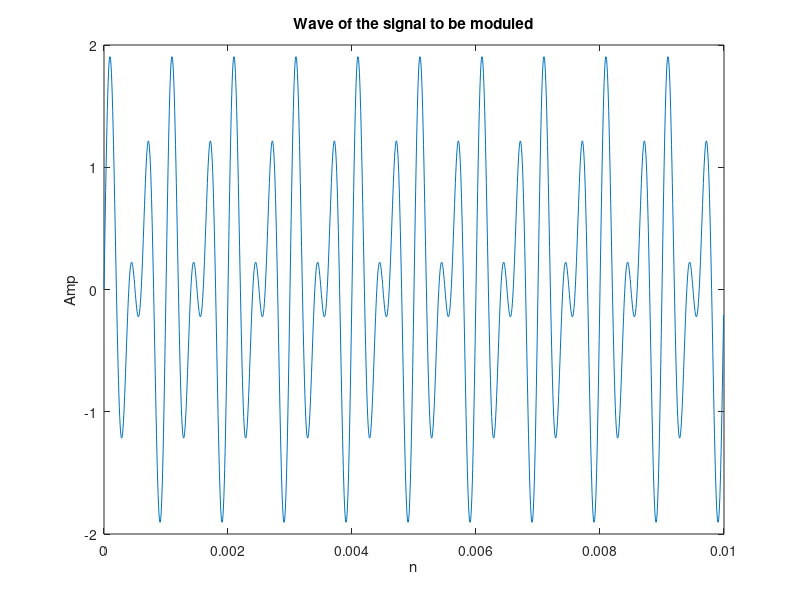
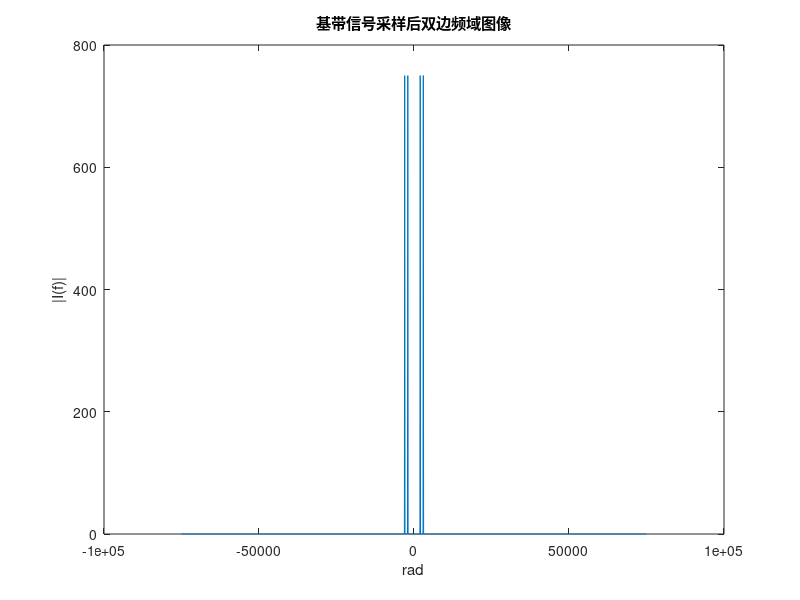
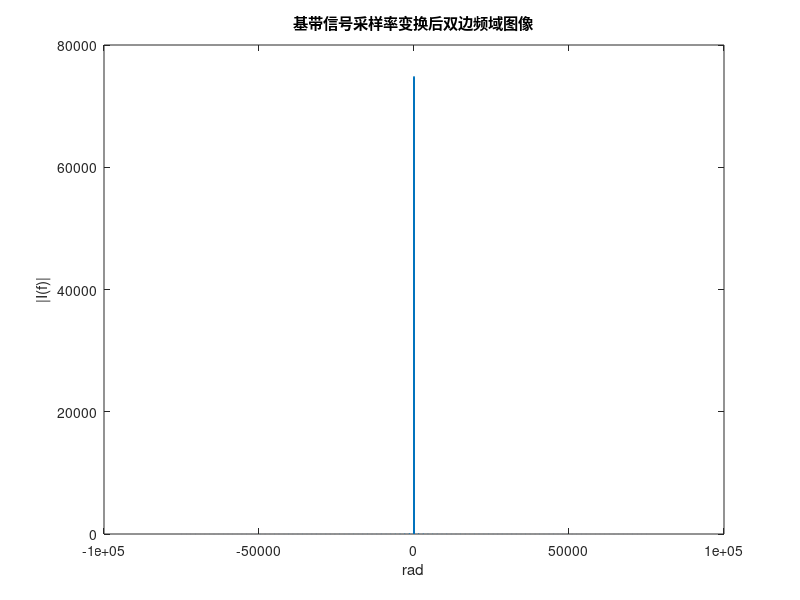
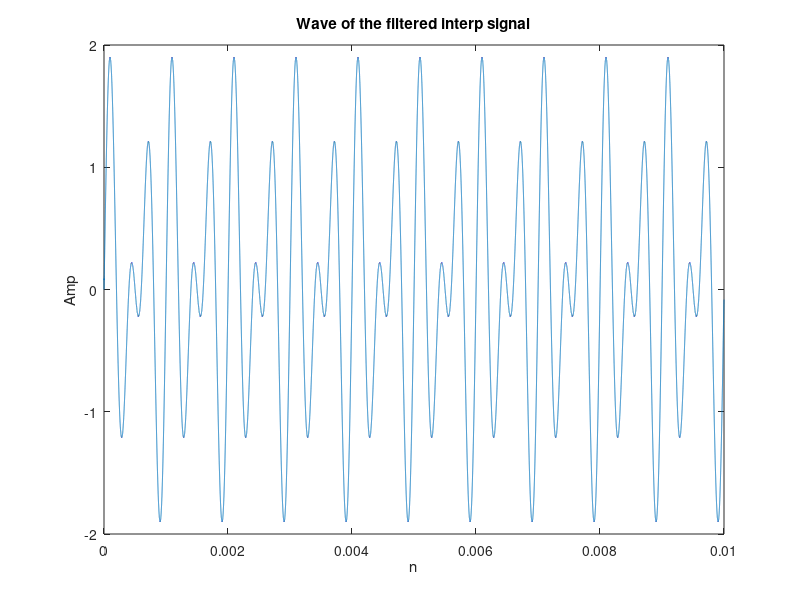

MATLAB code for these plots, in order: (Note: this script raises an error after producing the figures.)
%%This is the code of SDR course design project
%We create a digital transmiter and receiver based on DSB Module
%%
%Init parameter setting
clear all
clc
fs1=150e3;%we set the sampling rate of the f to 150kHz
t1=0:1/fs1:0.01-1/fs1;
fc=211011*4;
fs2=15e6;%we set the sampling rate of the carrier signal to 15MHz
t2=0:1/fs2:0.01-1/fs2;
load filteralpha.mat;
load filterbeta.mat;
load filtergamma.mat;
%%
f=sin(2*pi*2*10e2*t1)+sin(2*pi*3*10e2*t1);%the signal to be moduled
%f=filter(Num,1,f);%add a reshape filter
figure(1)
plot(t1,f);
title('Wave of the signal to be moduled');
xlabel("n");
ylabel("Amp");
N=length(f);
If=abs(fftshift(fft(f,N)));%fft
%fi=(-N/2:N/2-1)/N;%digital freq=analog freq*T
fi=(0:N-1)*fs1/N-fs1/2 ;
figure(2)
plot(fi,If);
title('基带信号采样后双边频域图像')
xlabel('rad');
ylabel('|I(f)|');
%%
%Interp
f=interp(f,fs2/fs1);
N=length(f);
If=abs(fftshift(fft(f,N)));%fft
%fi=(-N/2:N/2-1)/N;%digital freq=analog freq*T
fi=(0:N-1)*fs1/N-fs1/2 ;
figure(3)
plot(fi,If);
title('基带信号采样率变换后双边频域图像')
xlabel('rad');
ylabel('|I(f)|');
[b,a]=sos2tf(SOS,G);
f=filter(b,a,f);
figure(4)
plot(t2,f);
title('Wave of the filtered interp signal');
xlabel("n");
ylabel("Amp");
N=length(f);
If=abs(fftshift(fft(f,N)));%fft
%fi=(-N/2:N/2-1)/N;%digital freq=analog freq*T
fi=(0:N-1)*fs1/N-fs1/2 ;
figure(5)
plot(fi,If);
title('基带信号采样率变换后经由DLPF滤波后双边频域图像')
xlabel('rad');
ylabel('|I(f)|');
%%
%I side and Q side Modulation
I=f;%I sideroad
Q=0;% Q sideroad
%%
c=cos(2*pi*fc*t2);%Carrier Signal
figure(6)
plot(t2,c);
title('Wave of the carrier signal');
xlabel("n");
ylabel("Amp");
%%
%DSB Modulation
%to be continued
s=f.*c;
figure(7)
plot(t2/0.001,s,t2/0.001,f,"r-");
title('Wave of the moduled signal');
xlabel('n');
ylabel("Amp");
legend('Modulated Message Signal','Message Signal m(n)')
%%
%DA module
Tx=interp(s+Q,5);
%%
%drawing the spectum of the signal
N=length(Tx);
If=abs(fftshift(fft(Tx,N)));%fft
%fi=fs2*5*(-N/2:N/2-1)/N;%digital freq=analog freq*T
fi=(0:N-1)*fs2*5/N-fs2*5/2 ;
figure(8)
plot(fi,If);
title('发送信号双边频域图像')
xlabel('rad');
ylabel('|I(f)|');
%%
%Receiver part
ts3=0:1/(fs2*5):0.01-1/(fs2*5);
Rx=filter(Num1, 1, Tx);
N=length(Rx);
If=abs(fftshift(fft(Rx,N)));%fft
%fi=fs2*5*(-N/2:N/2-1)/N;%digital freq=analog freq*T
fi=(0:N-1)*fs2*5/N-fs2*5/2 ;
figure(9)
plot(fi,If);
title('发送信号双边频域图像')
xlabel('rad');
ylabel('|I(f)|');
%mix freq
Signal_mix=Rx.*cos(2*pi*386600*ts3);
N=length(Signal_mix);
If=abs(fftshift(fft(Signal_mix,N)));%fft
%fi=fs2*5*(-N/2:N/2-1)/N;%digital freq=analog freq*T
fi=(0:N-1)*fs2*5/N-fs2*5/2 ;
figure(10)
plot(fi,If);
title('发送信号双边频域图像')
xlabel('rad');
ylabel('|I(f)|');
%filter
Signal_filter=filter(Num2,1,Signal_mix);
N=length(Signal_filter);
If=abs(fftshift(fft(Signal_filter,N)));%fft
%fi=fs2*5*(-N/2:N/2-1)/N;%digital freq=analog freq*T
fi=(0:N-1)*fs2*5/N-fs2*5/2 ;
figure(11)
plot(fi,If);
title('发送信号双边频域图像')
xlabel('rad');
ylabel('|I(f)|');
figure(12)
plot(ts3,Signal_filter);
title('滤波后信号时域图像')
xlabel('rad');
ylabel('|I(f)|');
Signal_filter=downsample(Signal_filter,5);
%%
%Costas环
% mix=Tx.*cos(2*pi*fc*t2);
% N=length(mix);
% If=abs(fftshift(fft(mix,N)));%fft
% fi=fs2*(-N/2:N/2-1)/N;%digital freq=analog freq*T
% figure(8)
% plot(fi,If);
% title('发送信号双边频域图像')
% xlabel('rad');
% ylabel('|I(f)|');
